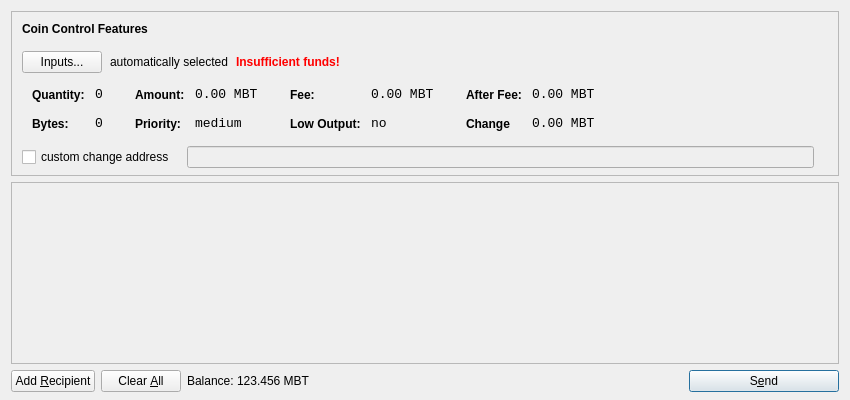
<?xml version="1.0" encoding="UTF-8"?>
<ui version="4.0">
 <class>SendCoinsDialog</class>
 <widget class="QDialog" name="SendCoinsDialog">
  <property name="geometry">
   <rect>
    <x>0</x>
    <y>0</y>
    <width>850</width>
    <height>400</height>
   </rect>
  </property>
  <property name="windowTitle">
   <string>Send Coins</string>
  </property>
  <layout class="QVBoxLayout" name="verticalLayout" stretch="0,1,0">
   <property name="bottomMargin">
    <number>8</number>
   </property>
   <item>
    <widget class="QFrame" name="frameCoinControl">
     <property name="sizePolicy">
      <sizepolicy hsizetype="Expanding" vsizetype="Expanding">
       <horstretch>0</horstretch>
       <verstretch>0</verstretch>
      </sizepolicy>
     </property>
     <property name="maximumSize">
      <size>
       <width>16777215</width>
       <height>16777215</height>
      </size>
     </property>
     <property name="frameShape">
      <enum>QFrame::StyledPanel</enum>
     </property>
     <property name="frameShadow">
      <enum>QFrame::Sunken</enum>
     </property>
     <layout class="QVBoxLayout" name="verticalLayoutCoinControl2">
      <property name="spacing">
       <number>6</number>
      </property>
      <property name="leftMargin">
       <number>0</number>
      </property>
      <property name="topMargin">
       <number>0</number>
      </property>
      <property name="rightMargin">
       <number>0</number>
      </property>
      <property name="bottomMargin">
       <number>6</number>
      </property>
      <item>
       <layout class="QVBoxLayout" name="verticalLayoutCoinControl" stretch="0,0,0,0,1">
        <property name="spacing">
         <number>0</number>
        </property>
        <property name="leftMargin">
         <number>10</number>
        </property>
        <property name="topMargin">
         <number>10</number>
        </property>
        <item>
         <layout class="QHBoxLayout" name="horizontalLayoutCoinControl1">
          <property name="bottomMargin">
           <number>15</number>
          </property>
          <item>
           <widget class="QLabel" name="labelCoinControlFeatures">
            <property name="sizePolicy">
             <sizepolicy hsizetype="Preferred" vsizetype="Maximum">
              <horstretch>0</horstretch>
              <verstretch>0</verstretch>
             </sizepolicy>
            </property>
            <property name="font">
             <font>
              <weight>75</weight>
              <bold>true</bold>
             </font>
            </property>
            <property name="styleSheet">
             <string notr="true">font-weight:bold;</string>
            </property>
            <property name="text">
             <string>Coin Control Features</string>
            </property>
           </widget>
          </item>
         </layout>
        </item>
        <item>
         <layout class="QHBoxLayout" name="horizontalLayoutCoinControl2" stretch="0,0,0,0">
          <property name="spacing">
           <number>8</number>
          </property>
          <property name="bottomMargin">
           <number>10</number>
          </property>
          <item>
           <widget class="QPushButton" name="pushButtonCoinControl">
            <property name="styleSheet">
             <string notr="true"/>
            </property>
            <property name="text">
             <string>Inputs...</string>
            </property>
           </widget>
          </item>
          <item>
           <widget class="QLabel" name="labelCoinControlAutomaticallySelected">
            <property name="text">
             <string>automatically selected</string>
            </property>
            <property name="margin">
             <number>5</number>
            </property>
           </widget>
          </item>
          <item>
           <widget class="QLabel" name="labelCoinControlInsuffFunds">
            <property name="font">
             <font>
              <weight>75</weight>
              <bold>true</bold>
             </font>
            </property>
            <property name="styleSheet">
             <string notr="true">color:red;font-weight:bold;</string>
            </property>
            <property name="text">
             <string>Insufficient funds!</string>
            </property>
            <property name="margin">
             <number>5</number>
            </property>
           </widget>
          </item>
          <item>
           <spacer name="horizontalSpacerCoinControl">
            <property name="orientation">
             <enum>Qt::Horizontal</enum>
            </property>
            <property name="sizeHint" stdset="0">
             <size>
              <width>40</width>
              <height>1</height>
             </size>
            </property>
           </spacer>
          </item>
         </layout>
        </item>
        <item>
         <widget class="QWidget" name="widgetCoinControl" native="true">
          <property name="sizePolicy">
           <sizepolicy hsizetype="Preferred" vsizetype="Preferred">
            <horstretch>0</horstretch>
            <verstretch>0</verstretch>
           </sizepolicy>
          </property>
          <property name="minimumSize">
           <size>
            <width>0</width>
            <height>0</height>
           </size>
          </property>
          <property name="styleSheet">
           <string notr="true"/>
          </property>
          <layout class="QHBoxLayout" name="horizontalLayoutCoinControl5">
           <property name="margin">
            <number>0</number>
           </property>
           <item>
            <layout class="QHBoxLayout" name="horizontalLayoutCoinControl3" stretch="0,0,0,1">
             <property name="spacing">
              <number>20</number>
             </property>
             <property name="topMargin">
              <number>0</number>
             </property>
             <property name="bottomMargin">
              <number>10</number>
             </property>
             <item>
              <layout class="QFormLayout" name="formLayoutCoinControl1">
               <property name="horizontalSpacing">
                <number>10</number>
               </property>
               <property name="verticalSpacing">
                <number>14</number>
               </property>
               <property name="leftMargin">
                <number>10</number>
               </property>
               <property name="topMargin">
                <number>4</number>
               </property>
               <property name="rightMargin">
                <number>6</number>
               </property>
               <item row="0" column="0">
                <widget class="QLabel" name="labelCoinControlQuantityText">
                 <property name="styleSheet">
                  <string notr="true">font-weight:bold;</string>
                 </property>
                 <property name="text">
                  <string>Quantity:</string>
                 </property>
                 <property name="margin">
                  <number>0</number>
                 </property>
                </widget>
               </item>
               <item row="0" column="1">
                <widget class="QLabel" name="labelCoinControlQuantity">
                 <property name="font">
                  <font>
                   <family>Monospace</family>
                   <pointsize>10</pointsize>
                  </font>
                 </property>
                 <property name="cursor">
                  <cursorShape>IBeamCursor</cursorShape>
                 </property>
                 <property name="contextMenuPolicy">
                  <enum>Qt::ActionsContextMenu</enum>
                 </property>
                 <property name="text">
                  <string>0</string>
                 </property>
                 <property name="margin">
                  <number>0</number>
                 </property>
                 <property name="textInteractionFlags">
                  <set>Qt::LinksAccessibleByMouse|Qt::TextSelectableByKeyboard|Qt::TextSelectableByMouse</set>
                 </property>
                </widget>
               </item>
               <item row="1" column="0">
                <widget class="QLabel" name="labelCoinControlBytesText">
                 <property name="styleSheet">
                  <string notr="true">font-weight:bold;</string>
                 </property>
                 <property name="text">
                  <string>Bytes:</string>
                 </property>
                </widget>
               </item>
               <item row="1" column="1">
                <widget class="QLabel" name="labelCoinControlBytes">
                 <property name="font">
                  <font>
                   <family>Monospace</family>
                   <pointsize>10</pointsize>
                  </font>
                 </property>
                 <property name="cursor">
                  <cursorShape>IBeamCursor</cursorShape>
                 </property>
                 <property name="contextMenuPolicy">
                  <enum>Qt::ActionsContextMenu</enum>
                 </property>
                 <property name="text">
                  <string>0</string>
                 </property>
                 <property name="textInteractionFlags">
                  <set>Qt::LinksAccessibleByMouse|Qt::TextSelectableByKeyboard|Qt::TextSelectableByMouse</set>
                 </property>
                </widget>
               </item>
              </layout>
             </item>
             <item>
              <layout class="QFormLayout" name="formLayoutCoinControl2">
               <property name="horizontalSpacing">
                <number>10</number>
               </property>
               <property name="verticalSpacing">
                <number>14</number>
               </property>
               <property name="leftMargin">
                <number>6</number>
               </property>
               <property name="topMargin">
                <number>4</number>
               </property>
               <property name="rightMargin">
                <number>6</number>
               </property>
               <item row="0" column="0">
                <widget class="QLabel" name="labelCoinControlAmountText">
                 <property name="styleSheet">
                  <string notr="true">font-weight:bold;</string>
                 </property>
                 <property name="text">
                  <string>Amount:</string>
                 </property>
                 <property name="margin">
                  <number>0</number>
                 </property>
                </widget>
               </item>
               <item row="0" column="1">
                <widget class="QLabel" name="labelCoinControlAmount">
                 <property name="font">
                  <font>
                   <family>Monospace</family>
                   <pointsize>10</pointsize>
                  </font>
                 </property>
                 <property name="cursor">
                  <cursorShape>IBeamCursor</cursorShape>
                 </property>
                 <property name="contextMenuPolicy">
                  <enum>Qt::ActionsContextMenu</enum>
                 </property>
                 <property name="text">
                  <string>0.00 MBT</string>
                 </property>
                 <property name="textInteractionFlags">
                  <set>Qt::LinksAccessibleByMouse|Qt::TextSelectableByKeyboard|Qt::TextSelectableByMouse</set>
                 </property>
                </widget>
               </item>
               <item row="1" column="0">
                <widget class="QLabel" name="labelCoinControlPriorityText">
                 <property name="styleSheet">
                  <string notr="true">font-weight:bold;</string>
                 </property>
                 <property name="text">
                  <string>Priority:</string>
                 </property>
                </widget>
               </item>
               <item row="1" column="1">
                <widget class="QLabel" name="labelCoinControlPriority">
                 <property name="font">
                  <font>
                   <family>Monospace</family>
                   <pointsize>10</pointsize>
                  </font>
                 </property>
                 <property name="cursor">
                  <cursorShape>IBeamCursor</cursorShape>
                 </property>
                 <property name="contextMenuPolicy">
                  <enum>Qt::ActionsContextMenu</enum>
                 </property>
                 <property name="text">
                  <string>medium</string>
                 </property>
                 <property name="textInteractionFlags">
                  <set>Qt::LinksAccessibleByMouse|Qt::TextSelectableByKeyboard|Qt::TextSelectableByMouse</set>
                 </property>
                </widget>
               </item>
              </layout>
             </item>
             <item>
              <layout class="QFormLayout" name="formLayoutCoinControl3">
               <property name="horizontalSpacing">
                <number>10</number>
               </property>
               <property name="verticalSpacing">
                <number>14</number>
               </property>
               <property name="leftMargin">
                <number>6</number>
               </property>
               <property name="topMargin">
                <number>4</number>
               </property>
               <property name="rightMargin">
                <number>6</number>
               </property>
               <item row="0" column="0">
                <widget class="QLabel" name="labelCoinControlFeeText">
                 <property name="styleSheet">
                  <string notr="true">font-weight:bold;</string>
                 </property>
                 <property name="text">
                  <string>Fee:</string>
                 </property>
                 <property name="margin">
                  <number>0</number>
                 </property>
                </widget>
               </item>
               <item row="0" column="1">
                <widget class="QLabel" name="labelCoinControlFee">
                 <property name="font">
                  <font>
                   <family>Monospace</family>
                   <pointsize>10</pointsize>
                  </font>
                 </property>
                 <property name="cursor">
                  <cursorShape>IBeamCursor</cursorShape>
                 </property>
                 <property name="contextMenuPolicy">
                  <enum>Qt::ActionsContextMenu</enum>
                 </property>
                 <property name="text">
                  <string>0.00 MBT</string>
                 </property>
                 <property name="textInteractionFlags">
                  <set>Qt::LinksAccessibleByMouse|Qt::TextSelectableByKeyboard|Qt::TextSelectableByMouse</set>
                 </property>
                </widget>
               </item>
               <item row="1" column="0">
                <widget class="QLabel" name="labelCoinControlLowOutputText">
                 <property name="styleSheet">
                  <string notr="true">font-weight:bold;</string>
                 </property>
                 <property name="text">
                  <string>Low Output:</string>
                 </property>
                </widget>
               </item>
               <item row="1" column="1">
                <widget class="QLabel" name="labelCoinControlLowOutput">
                 <property name="font">
                  <font>
                   <family>Monospace</family>
                   <pointsize>10</pointsize>
                  </font>
                 </property>
                 <property name="cursor">
                  <cursorShape>IBeamCursor</cursorShape>
                 </property>
                 <property name="contextMenuPolicy">
                  <enum>Qt::ActionsContextMenu</enum>
                 </property>
                 <property name="text">
                  <string>no</string>
                 </property>
                 <property name="textInteractionFlags">
                  <set>Qt::LinksAccessibleByMouse|Qt::TextSelectableByKeyboard|Qt::TextSelectableByMouse</set>
                 </property>
                </widget>
               </item>
              </layout>
             </item>
             <item>
              <layout class="QFormLayout" name="formLayoutCoinControl4">
               <property name="horizontalSpacing">
                <number>10</number>
               </property>
               <property name="verticalSpacing">
                <number>14</number>
               </property>
               <property name="leftMargin">
                <number>6</number>
               </property>
               <property name="topMargin">
                <number>4</number>
               </property>
               <property name="rightMargin">
                <number>6</number>
               </property>
               <item row="0" column="0">
                <widget class="QLabel" name="labelCoinControlAfterFeeText">
                 <property name="styleSheet">
                  <string notr="true">font-weight:bold;</string>
                 </property>
                 <property name="text">
                  <string>After Fee:</string>
                 </property>
                 <property name="margin">
                  <number>0</number>
                 </property>
                </widget>
               </item>
               <item row="0" column="1">
                <widget class="QLabel" name="labelCoinControlAfterFee">
                 <property name="font">
                  <font>
                   <family>Monospace</family>
                   <pointsize>10</pointsize>
                  </font>
                 </property>
                 <property name="cursor">
                  <cursorShape>IBeamCursor</cursorShape>
                 </property>
                 <property name="contextMenuPolicy">
                  <enum>Qt::ActionsContextMenu</enum>
                 </property>
                 <property name="text">
                  <string>0.00 MBT</string>
                 </property>
                 <property name="textInteractionFlags">
                  <set>Qt::LinksAccessibleByMouse|Qt::TextSelectableByKeyboard|Qt::TextSelectableByMouse</set>
                 </property>
                </widget>
               </item>
               <item row="1" column="0">
                <widget class="QLabel" name="labelCoinControlChangeText">
                 <property name="styleSheet">
                  <string notr="true">font-weight:bold;</string>
                 </property>
                 <property name="text">
                  <string>Change</string>
                 </property>
                </widget>
               </item>
               <item row="1" column="1">
                <widget class="QLabel" name="labelCoinControlChange">
                 <property name="font">
                  <font>
                   <family>Monospace</family>
                   <pointsize>10</pointsize>
                  </font>
                 </property>
                 <property name="cursor">
                  <cursorShape>IBeamCursor</cursorShape>
                 </property>
                 <property name="contextMenuPolicy">
                  <enum>Qt::ActionsContextMenu</enum>
                 </property>
                 <property name="text">
                  <string>0.00 MBT</string>
                 </property>
                 <property name="textInteractionFlags">
                  <set>Qt::LinksAccessibleByMouse|Qt::TextSelectableByKeyboard|Qt::TextSelectableByMouse</set>
                 </property>
                </widget>
               </item>
              </layout>
             </item>
            </layout>
           </item>
          </layout>
         </widget>
        </item>
        <item>
         <layout class="QHBoxLayout" name="horizontalLayoutCoinControl4" stretch="0,0,0">
          <property name="spacing">
           <number>12</number>
          </property>
          <property name="sizeConstraint">
           <enum>QLayout::SetDefaultConstraint</enum>
          </property>
          <property name="topMargin">
           <number>5</number>
          </property>
          <property name="rightMargin">
           <number>5</number>
          </property>
          <item>
           <widget class="QCheckBox" name="checkBoxCoinControlChange">
            <property name="text">
             <string>custom change address</string>
            </property>
           </widget>
          </item>
          <item>
           <widget class="QLineEdit" name="lineEditCoinControlChange">
            <property name="enabled">
             <bool>false</bool>
            </property>
            <property name="sizePolicy">
             <sizepolicy hsizetype="Expanding" vsizetype="Fixed">
              <horstretch>0</horstretch>
              <verstretch>0</verstretch>
             </sizepolicy>
            </property>
           </widget>
          </item>
          <item>
           <widget class="QLabel" name="labelCoinControlChangeLabel">
            <property name="sizePolicy">
             <sizepolicy hsizetype="Preferred" vsizetype="Expanding">
              <horstretch>0</horstretch>
              <verstretch>0</verstretch>
             </sizepolicy>
            </property>
            <property name="minimumSize">
             <size>
              <width>0</width>
              <height>0</height>
             </size>
            </property>
            <property name="text">
             <string/>
            </property>
            <property name="margin">
             <number>3</number>
            </property>
           </widget>
          </item>
         </layout>
        </item>
        <item>
         <spacer name="verticalSpacerCoinControl">
          <property name="orientation">
           <enum>Qt::Vertical</enum>
          </property>
          <property name="sizeHint" stdset="0">
           <size>
            <width>800</width>
            <height>1</height>
           </size>
          </property>
         </spacer>
        </item>
       </layout>
      </item>
     </layout>
    </widget>
   </item>
   <item>
    <widget class="QScrollArea" name="scrollArea">
     <property name="widgetResizable">
      <bool>true</bool>
     </property>
     <widget class="QWidget" name="scrollAreaWidgetContents">
      <property name="geometry">
       <rect>
        <x>0</x>
        <y>0</y>
        <width>830</width>
        <height>172</height>
       </rect>
      </property>
      <layout class="QVBoxLayout" name="verticalLayout_2">
       <property name="margin">
        <number>0</number>
       </property>
       <item>
        <layout class="QVBoxLayout" name="entries">
         <property name="spacing">
          <number>6</number>
         </property>
        </layout>
       </item>
       <item>
        <spacer name="verticalSpacer">
         <property name="orientation">
          <enum>Qt::Vertical</enum>
         </property>
         <property name="sizeHint" stdset="0">
          <size>
           <width>20</width>
           <height>40</height>
          </size>
         </property>
        </spacer>
       </item>
      </layout>
     </widget>
    </widget>
   </item>
   <item>
    <layout class="QHBoxLayout" name="horizontalLayout">
     <item>
      <widget class="QPushButton" name="addButton">
       <property name="toolTip">
        <string>Send to multiple recipients at once</string>
       </property>
       <property name="text">
        <string>Add &amp;Recipient</string>
       </property>
       <property name="icon">
        <iconset resource="../bitcoin.qrc">
         <normaloff>:/icons/add</normaloff>:/icons/add</iconset>
       </property>
       <property name="autoDefault">
        <bool>false</bool>
       </property>
      </widget>
     </item>
     <item>
      <widget class="QPushButton" name="clearButton">
       <property name="sizePolicy">
        <sizepolicy hsizetype="Minimum" vsizetype="Fixed">
         <horstretch>0</horstretch>
         <verstretch>0</verstretch>
        </sizepolicy>
       </property>
       <property name="toolTip">
        <string>Remove all transaction fields</string>
       </property>
       <property name="text">
        <string>Clear &amp;All</string>
       </property>
       <property name="icon">
        <iconset resource="../bitcoin.qrc">
         <normaloff>:/icons/remove</normaloff>:/icons/remove</iconset>
       </property>
       <property name="autoRepeatDelay">
        <number>300</number>
       </property>
       <property name="autoDefault">
        <bool>false</bool>
       </property>
      </widget>
     </item>
     <item>
      <layout class="QHBoxLayout" name="horizontalLayout_2">
       <property name="spacing">
        <number>3</number>
       </property>
       <item>
        <widget class="QLabel" name="label">
         <property name="sizePolicy">
          <sizepolicy hsizetype="Preferred" vsizetype="Fixed">
           <horstretch>0</horstretch>
           <verstretch>0</verstretch>
          </sizepolicy>
         </property>
         <property name="text">
          <string>Balance:</string>
         </property>
        </widget>
       </item>
       <item>
        <widget class="QLabel" name="labelBalance">
         <property name="sizePolicy">
          <sizepolicy hsizetype="Preferred" vsizetype="Fixed">
           <horstretch>0</horstretch>
           <verstretch>0</verstretch>
          </sizepolicy>
         </property>
         <property name="cursor">
          <cursorShape>IBeamCursor</cursorShape>
         </property>
         <property name="text">
          <string>123.456 MBT</string>
         </property>
         <property name="textInteractionFlags">
          <set>Qt::LinksAccessibleByMouse|Qt::TextSelectableByKeyboard|Qt::TextSelectableByMouse</set>
         </property>
        </widget>
       </item>
      </layout>
     </item>
     <item>
      <spacer name="horizontalSpacer">
       <property name="orientation">
        <enum>Qt::Horizontal</enum>
       </property>
       <property name="sizeHint" stdset="0">
        <size>
         <width>40</width>
         <height>20</height>
        </size>
       </property>
      </spacer>
     </item>
     <item>
      <widget class="QPushButton" name="sendButton">
       <property name="minimumSize">
        <size>
         <width>150</width>
         <height>0</height>
        </size>
       </property>
       <property name="toolTip">
        <string>Confirm the send action</string>
       </property>
       <property name="text">
        <string>S&amp;end</string>
       </property>
       <property name="icon">
        <iconset resource="../bitcoin.qrc">
         <normaloff>:/icons/send</normaloff>:/icons/send</iconset>
       </property>
       <property name="default">
        <bool>true</bool>
       </property>
      </widget>
     </item>
    </layout>
   </item>
  </layout>
 </widget>
 <resources>
  <include location="../bitcoin.qrc"/>
 </resources>
 <connections/>
</ui>
